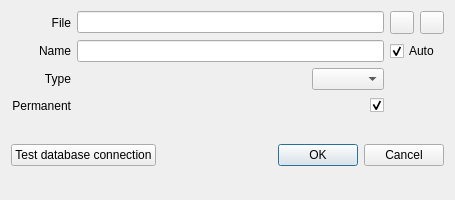
<?xml version="1.0" encoding="UTF-8"?>
<ui version="4.0">
 <class>DbDialog</class>
 <widget class="QDialog" name="DbDialog">
  <property name="geometry">
   <rect>
    <x>0</x>
    <y>0</y>
    <width>455</width>
    <height>200</height>
   </rect>
  </property>
  <property name="minimumSize">
   <size>
    <width>450</width>
    <height>0</height>
   </size>
  </property>
  <property name="windowTitle">
   <string>Database</string>
  </property>
  <layout class="QVBoxLayout" name="verticalLayout">
   <item>
    <layout class="QGridLayout" name="gridLayout">
     <item row="2" column="1">
      <layout class="QHBoxLayout" name="horizontalLayout">
       <item>
        <spacer name="horizontalSpacer">
         <property name="orientation">
          <enum>Qt::Horizontal</enum>
         </property>
         <property name="sizeHint" stdset="0">
          <size>
           <width>40</width>
           <height>20</height>
          </size>
         </property>
        </spacer>
       </item>
       <item>
        <widget class="QComboBox" name="typeCombo">
         <property name="toolTip">
          <string>Database driver</string>
         </property>
        </widget>
       </item>
      </layout>
     </item>
     <item row="1" column="1">
      <widget class="QLineEdit" name="nameEdit">
       <property name="readOnly">
        <bool>true</bool>
       </property>
      </widget>
     </item>
     <item row="1" column="0">
      <widget class="QLabel" name="nameLabel">
       <property name="text">
        <string>Name</string>
       </property>
       <property name="alignment">
        <set>Qt::AlignRight|Qt::AlignTrailing|Qt::AlignVCenter</set>
       </property>
      </widget>
     </item>
     <item row="2" column="0">
      <widget class="QLabel" name="typeLabel">
       <property name="text">
        <string>Type</string>
       </property>
       <property name="alignment">
        <set>Qt::AlignRight|Qt::AlignTrailing|Qt::AlignVCenter</set>
       </property>
      </widget>
     </item>
     <item row="0" column="1">
      <widget class="QLineEdit" name="fileEdit"/>
     </item>
     <item row="0" column="2">
      <layout class="QHBoxLayout" name="horizontalLayout_3">
       <item>
        <widget class="QToolButton" name="browseCreateButton">
         <property name="toolTip">
          <string>Create new database file</string>
         </property>
         <property name="text">
          <string/>
         </property>
         <property name="icon">
          <iconset resource="../icons.qrc">
           <normaloff>:/icons/img/plus.png</normaloff>:/icons/img/plus.png</iconset>
         </property>
        </widget>
       </item>
       <item>
        <widget class="QToolButton" name="browseOpenButton">
         <property name="text">
          <string/>
         </property>
         <property name="icon">
          <iconset resource="../icons.qrc">
           <normaloff>:/icons/img/open_sql_file.png</normaloff>:/icons/img/open_sql_file.png</iconset>
         </property>
        </widget>
       </item>
      </layout>
     </item>
     <item row="0" column="0">
      <widget class="QLabel" name="fileLabel">
       <property name="text">
        <string>File</string>
       </property>
       <property name="alignment">
        <set>Qt::AlignRight|Qt::AlignTrailing|Qt::AlignVCenter</set>
       </property>
      </widget>
     </item>
     <item row="1" column="2">
      <widget class="QCheckBox" name="generateCheckBox">
       <property name="toolTip">
        <string>Generate name basing on file path</string>
       </property>
       <property name="text">
        <string>Auto</string>
       </property>
       <property name="checked">
        <bool>true</bool>
       </property>
      </widget>
     </item>
     <item row="3" column="0">
      <widget class="QLabel" name="label">
       <property name="text">
        <string>Permanent</string>
       </property>
       <property name="alignment">
        <set>Qt::AlignRight|Qt::AlignTrailing|Qt::AlignVCenter</set>
       </property>
      </widget>
     </item>
     <item row="3" column="1">
      <layout class="QHBoxLayout" name="horizontalLayout_4">
       <item>
        <spacer name="horizontalSpacer_3">
         <property name="orientation">
          <enum>Qt::Horizontal</enum>
         </property>
         <property name="sizeHint" stdset="0">
          <size>
           <width>40</width>
           <height>20</height>
          </size>
         </property>
        </spacer>
       </item>
       <item>
        <widget class="QCheckBox" name="permamentCheckBox">
         <property name="toolTip">
          <string extracomment="aasfd">&lt;p&gt;Enable this if you want the database to be stored in configuration file and restored every time SQLiteStudio is started.&lt;/p&gt;</string>
         </property>
         <property name="text">
          <string/>
         </property>
         <property name="checked">
          <bool>true</bool>
         </property>
        </widget>
       </item>
      </layout>
     </item>
    </layout>
   </item>
   <item>
    <widget class="QWidget" name="bottomWidget" native="true">
     <layout class="QHBoxLayout" name="horizontalLayout_2">
      <property name="leftMargin">
       <number>0</number>
      </property>
      <property name="topMargin">
       <number>0</number>
      </property>
      <property name="rightMargin">
       <number>0</number>
      </property>
      <property name="bottomMargin">
       <number>0</number>
      </property>
      <item>
       <widget class="QPushButton" name="testConnButton">
        <property name="text">
         <string>Test database connection</string>
        </property>
       </widget>
      </item>
      <item>
       <widget class="QLabel" name="testConnIcon">
        <property name="text">
         <string/>
        </property>
       </widget>
      </item>
      <item>
       <widget class="QDialogButtonBox" name="buttonBox">
        <property name="orientation">
         <enum>Qt::Horizontal</enum>
        </property>
        <property name="standardButtons">
         <set>QDialogButtonBox::Cancel|QDialogButtonBox::Ok</set>
        </property>
        <property name="centerButtons">
         <bool>false</bool>
        </property>
       </widget>
      </item>
     </layout>
    </widget>
   </item>
  </layout>
 </widget>
 <tabstops>
  <tabstop>fileEdit</tabstop>
  <tabstop>browseCreateButton</tabstop>
  <tabstop>nameEdit</tabstop>
  <tabstop>generateCheckBox</tabstop>
  <tabstop>typeCombo</tabstop>
  <tabstop>permamentCheckBox</tabstop>
 </tabstops>
 <resources>
  <include location="../icons.qrc"/>
 </resources>
 <connections>
  <connection>
   <sender>buttonBox</sender>
   <signal>accepted()</signal>
   <receiver>DbDialog</receiver>
   <slot>accept()</slot>
   <hints>
    <hint type="sourcelabel">
     <x>248</x>
     <y>254</y>
    </hint>
    <hint type="destinationlabel">
     <x>157</x>
     <y>274</y>
    </hint>
   </hints>
  </connection>
  <connection>
   <sender>buttonBox</sender>
   <signal>rejected()</signal>
   <receiver>DbDialog</receiver>
   <slot>reject()</slot>
   <hints>
    <hint type="sourcelabel">
     <x>316</x>
     <y>260</y>
    </hint>
    <hint type="destinationlabel">
     <x>286</x>
     <y>274</y>
    </hint>
   </hints>
  </connection>
 </connections>
</ui>
